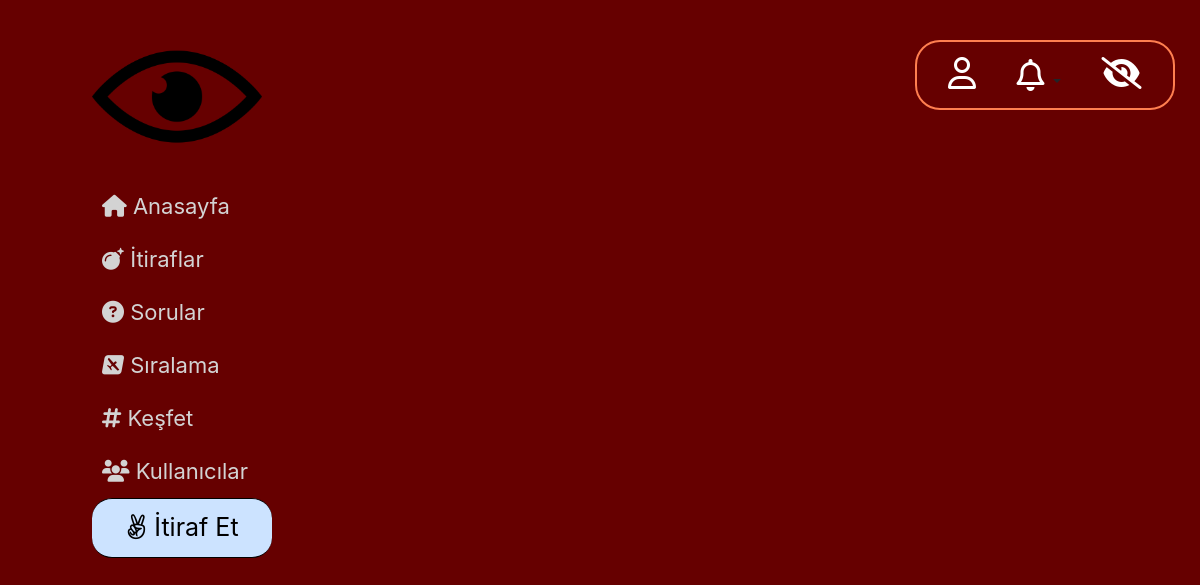
The app's page /user_followers/ (signed in), older data.
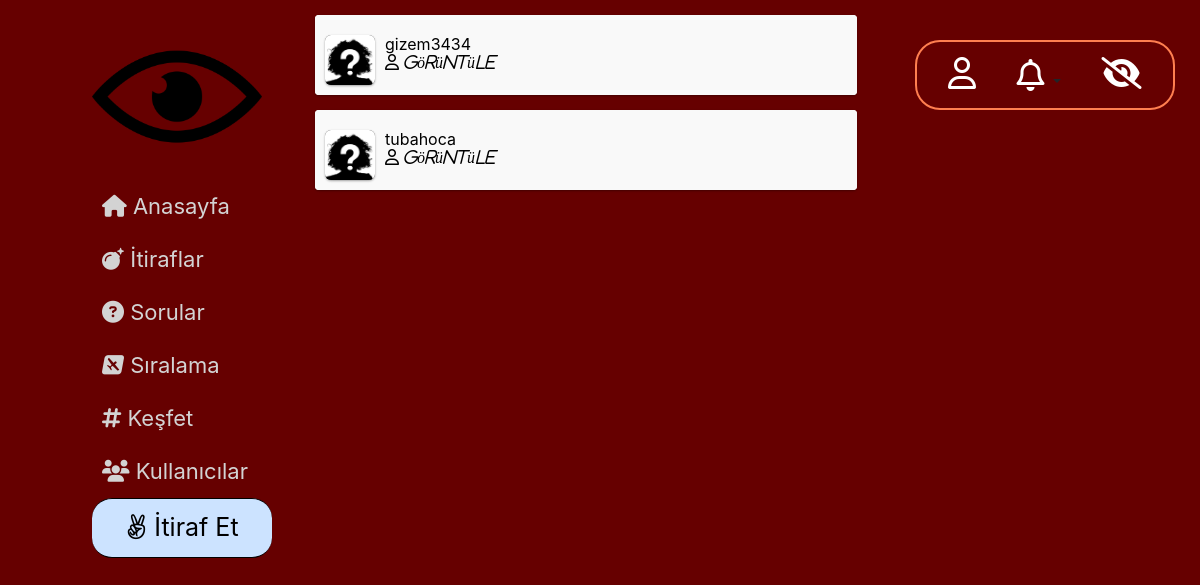
The same page, newer data.
### website/models.py (models this page shows, shortened)
class Follower_List(models.Model):
    followedby = models.ForeignKey(UserProfile, on_delete=models.CASCADE, related_name='%(class)s_followed_by')
    followingto = models.ForeignKey(UserProfile, on_delete=models.CASCADE, related_name='%(class)s_following_to')

class UserProfile(models.Model):
    GENDER = (
        ('E', 'Erkek'),
        ('K', 'Kadın'),
    )
    FACULTY = (
        ('Mühendislik', 'Mühendislik'),
        ('Mimarlık', 'Mimarlık'),
        ('Fen-Edebiyat', 'Fen-Edebiyat'),
        ('İktisadi-İdari', 'İktisadi-İdari'),
        ('Güzel Sanatlar', 'Güzel Sanatlar')
    )
    gender = models.CharField(max_length=1, choices=GENDER)
    faculty = models.CharField(max_length=20, choices=FACULTY)
    birthdate = models.DateField()
    createdat = models.DateField()
    following = models.ManyToManyField('self', symmetrical=False, through='Follower_List')
    postCount = models.IntegerField(blank=True, null=True)
    point = models.IntegerField(default=0)
    user = models.ForeignKey(User, on_delete=models.CASCADE)
    def get_profile_url(self):
        return f"/profil/{self.pk}/"

### website/views.py (the view)
# urls.py: path('user_followers/', views.user_followers, name='user_followers'),
def user_followers(request):
    user_profile = UserProfile.objects.all().get(user=request.user)
    follower_list = Follower_List.objects.all().filter(followingto=user_profile)
    return render(request, 'followers.html', {'follower_list': follower_list})

### website/views.py (called while the page is built)
def getNotifications(request):
    if request.user.is_anonymous:
        return {}
    n = Notification.objects.all().filter(recipient=request.user)
    for notif in n:
        print(notif)
    return {
        'notification_list': n,
        'count': n.count(),
    }

### templates/followers.html (shortened to what this page needs)
{% extends 'base.html' %}
{% block head %}
    {% load static %}
{% endblock %}
{% block content %}
<div id="main-window">
        {% for user in follower_list %}
                <div class="post">
                    <div class="user">
                        <div class="user-img">
      {% ifequal user.followedby.gender 'K' %}
              <img src="{% static 'media/kadın.jpg' %}" alt="profil resmi">
          {% endifequal %}</div>
                        <div class="user-info">
                            <div class="user-name" style="color: black">{{ user.followedby.user.username }} </div>
                            <div class="user-menu">
                                <div class="buttons">
                                    <i class="far fa-user" style="color: black">  <a href="{{ user.followedby.get_profile_url }}"> <i style="color: black">Görüntüle</i></a></i>
                             </div>
                           </div>
                        </div>
                    </div>
        </div>
      {% endfor %}
    </div>
{% endblock %}

Row changes from the older to the newer data that the page shows:
added Follower_List: followedby.user.username "gizem3434"
added Follower_List: followedby.user.username "tubahoca"
